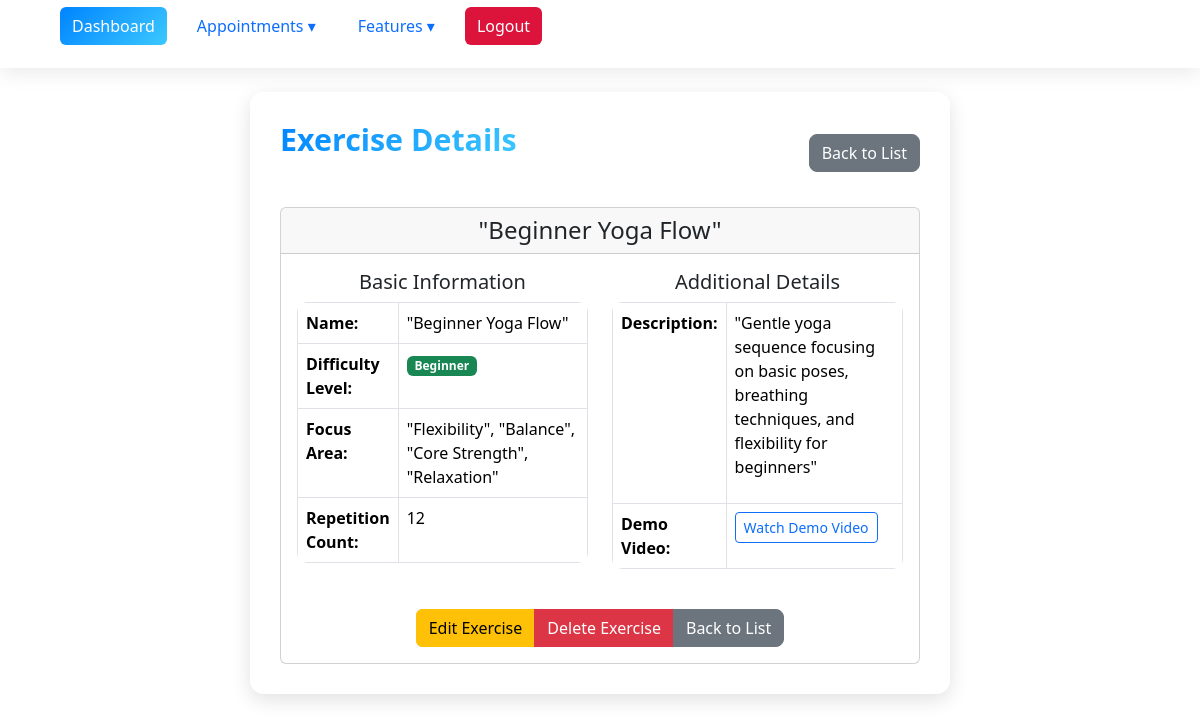
Screenshot of /exercises/1/ (signed in) with the database file from the repository.
### myproject/base/models.py (models this page shows, shortened)
class Exercise(models.Model):
    name = models.CharField(max_length=100)
    description = models.TextField(blank=True, null=True)
    demo_video_url = models.URLField(blank=True, null=True)
    repetition_count = models.PositiveIntegerField(default=0)
    difficulty_level = models.CharField(max_length=50, blank=True, null=True)
    focus_area = models.CharField(max_length=100, blank=True, null=True)

### myproject/base/views.py (the view)
# urls.py: path('exercises/<int:exercise_id>/', views.exercise_detail, name='exercise_detail'),
@login_required
def exercise_detail(request, exercise_id):
    exercise = get_object_or_404(Exercise, id=exercise_id)
    return render(request, 'exercise/exercise_detail.html', {
        'exercise': exercise,
        'user_role': request.user.role
    })

### myproject/base/templates/exercise/exercise_detail.html
{% extends 'main.html' %}
{% block content %}
<div class="container mt-4">
    <div class="d-flex justify-content-between align-items-center mb-4">
        <h2>Exercise Details</h2>
        <a href="{% url 'exercise_list' %}" class="btn btn-secondary">Back to List</a>
    </div>
    <div class="card">
        <div class="card-header">
            <h4 class="mb-0">{{ exercise.name }}</h4>
        </div>
        <div class="card-body">
            <div class="row">
                <div class="col-md-6">
                    <h5>Basic Information</h5>
                    <table class="table table-bordered">
                        <tr>
                            <th width="30%">Name:</th>
                            <td>{{ exercise.name }}</td>
                        </tr>
                        <tr>
                            <th>Difficulty Level:</th>
                            <td>
                                <span class="badge bg-{% if exercise.difficulty_level == 'Beginner' %}success{% elif exercise.difficulty_level == 'Intermediate' %}warning{% else %}danger{% endif %}">
                                    {{ exercise.difficulty_level|default:"Not specified" }}
                                </span>
                            </td>
                        </tr>
                        <tr>
                            <th>Focus Area:</th>
                            <td>{{ exercise.focus_area|default:"Not specified" }}</td>
                        </tr>
                        <tr>
                            <th>Repetition Count:</th>
                            <td>{{ exercise.repetition_count }}</td>
                        </tr>
                    </table>
                </div>
                <div class="col-md-6">
                    <h5>Additional Details</h5>
                    <table class="table table-bordered">
                        <tr>
                            <th width="30%">Description:</th>
                            <td>{{ exercise.description|linebreaks|default:"No description provided" }}</td>
                        </tr>
                        {% if exercise.demo_video_url %}
                        <tr>
                            <th>Demo Video:</th>
                            <td>
                                <a href="{{ demo_video_url }}" target="_blank" class="btn btn-sm btn-outline-primary">
                                    Watch Demo Video
                                </a>
                            </td>
                        </tr>
                        {% endif %}
                    </table>
                </div>
            </div>
            <div class="mt-4">
                {% if user_role == "Admin" or user_role == "Therapist" %}
                    <div class="btn-group">
                        <a href="{% url 'exercise_update' exercise.id %}" class="btn btn-warning">Edit Exercise</a>
                        <a href="{% url 'exercise_delete' exercise.id %}" class="btn btn-danger">Delete Exercise</a>
                        <a href="{% url 'exercise_list' %}" class="btn btn-secondary">Back to List</a>
                    </div>
                {% else %}
                    <a href="{% url 'exercise_list' %}" class="btn btn-secondary">Back to List</a>
                {% endif %}
            </div>
        </div>
    </div>
</div>
{% endblock %}

### static/style.css (style rules this page uses)
.container.mt-4 { background: rgba(255, 255, 255, 0.88); padding: 30px; border-radius: 14px; max-width: 700px; margin: auto; box-shadow: 0 6px 20px rgba(0,0,0,0.12); animation: fadeInPage 0.6s ease-in-out; }
.container.mt-4 h2 { text-align: center; font-weight: 700; margin-bottom: 25px; background: linear-gradient(135deg, #0084ff, #3cc8ff); background-clip: text; -webkit-background-clip: text; color: transparent; }
.btn-secondary { border-radius: 8px; }
.container h2 { font-size: 1.9rem; font-weight: 700; margin-bottom: 20px; background: linear-gradient(135deg, #0066ff, #00eaff); background-clip: text; -webkit-background-clip: text; color: transparent; animation: fadeSlide 0.6s ease-out forwards; }
.table { background: #ffffff; border-radius: 10px; overflow: hidden; animation: fadeUp 0.8s ease-in-out; }
.table tbody tr { transition: background 0.25s ease, transform 0.25s ease; }

### templates/nav.html (style rules this page uses)
:root { --primary-color: #0084ff; --gradient: linear-gradient(135deg, #0084ff, #3cc8ff); --bg-light: #ffffff; --bg-dark: #0b0e12; --text-light: #fff; --text-dark: #222; --nav-bg-light: rgba(255, 255, 255, 0.85); --nav-bg-dark: rgba(20, 20, 20, 0.85); --hover-light: #e7f3ff; --hover-dark: #1f2a37; --blur-bg: blur(10px); }
body.light-theme { background: var(--bg-light); color: var(--text-dark); }

### rows the page displays
Exercise: name "\"Beginner Yoga Flow\"", difficulty_level "Beginner", focus_area "\"Flexibility\", \"Balance\", \"Core Strength\", \"Relaxation\"", repetition_count "12", description "\"Gentle yoga sequence focusing on basic poses, breathing techniques, and flexibility for beginners\""
